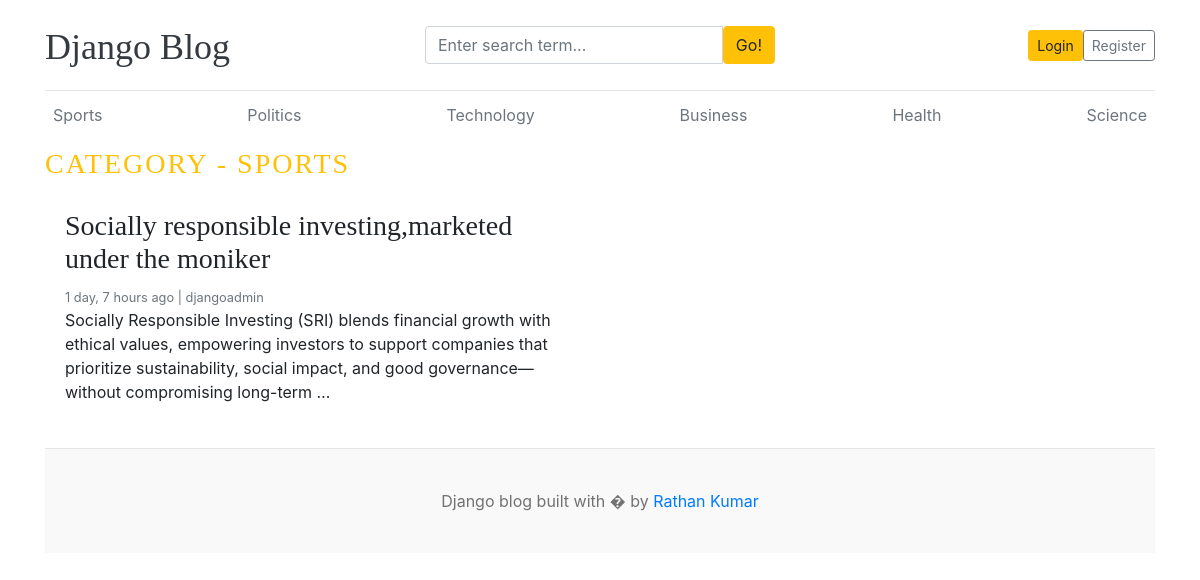
Page /category/1/ on the committed database.
### blogs/models.py (models this page shows, shortened)
class Category(models.Model):
    category_name = models.CharField(max_length=50,unique=True)
    created_at = models.DateTimeField(auto_now_add=True)
    updated_at = models.DateTimeField(auto_now=True)
    class Meta:
        verbose_name_plural = 'categories'
    def __str__(self):
        return self.category_name

class Blog(models.Model):
    title = models.CharField(max_length=100,)
    slug = models.SlugField(max_length=150,unique=True,blank=True)
    category = models.ForeignKey(Category,on_delete=models.CASCADE)
    author = models.ForeignKey(User,on_delete=models.CASCADE) # if user deleted the blog related to this user also deleted
    featured_image = models.ImageField(upload_to='uploads/%Y%m%d')
    short_description = models.TextField(max_length=500)
    blog_body = models.TextField(max_length=2000)
    status= models.CharField(max_length=20,choices=STATUS_CHOICES,default ="Draft")
    is_featured = models.BooleanField(default=False)
    created_at = models.DateTimeField(auto_now_add=True)
    updated_at = models.DateTimeField(auto_now=True)
    class Meta:
        verbose_name_plural = 'blogs'

### blogs/views.py (the view)
# urls.py: path('<int:category_id>/',views.post_by_category,name ='post_by_category')
def post_by_category(request, category_id):
    print("id", category_id)
    posts = Blog.objects.filter(status='Published', category=category_id)
    category = get_object_or_404(Category,pk=category_id)
    context = {
        'posts': posts,
        'category': category
    }
    return render(request, 'post_by_category.html', context)

### blogs/context_processors.py (called while the page is built)
def get_categories(request):
    categories = Category.objects.all()
    return dict(categories = categories)

def get_social_links(request):
    social_links = SocialLink.objects.all()
    return dict(social_links = social_links)

### templates/post_by_category.html
{% extends 'base.html' %}
{% load static %}
{% block content %}
<h3 class="text-uppercase text-warning" style="letter-spacing: 2px;">Category - {{ category }}</h3>
<div class="row mb-2">
  {% if posts %}
    {% for post in posts %}
      <div class="col-md-6">
        <div class="card border-0 mb-3">
          <div class="card-body">
            <h3>{{ post.title }}</h3>
            <small class="mb-1 text-muted">{{ post.created_at | timesince }} ago | {{ post.author }}</small>
            <p class="card-text">{{ post.short_description | truncatewords:25 }}</p>
          </div>
        </div>
      </div>
    {% endfor %}
  {% else %}
    <p>No Post Found</p>
  {% endif %}
</div>
{% endblock %}

### templates/base.html (shortened to what this page needs)
{% load static %}
<!DOCTYPE html>
<html lang="en">
<head>
    <link href="https://getbootstrap.com/docs/4.0/dist/css/bootstrap.min.css" rel="stylesheet">
    <link href="{% static 'css/blog.css' %}" rel="stylesheet">
  </head>
<body>
   <div class="container">
    <header class="blog-header py-3">
        <div class="row flex-nowrap justify-content-between align-items-center">
            <div class="col-4 pt-1">
                <a class="blog-header-logo text-dark" href="/">Django Blog</a>
            </div>
            <div class="col-md-4">
                <form action="{% url 'search' %}" method="GET">
                <div class="input-group">
                    <input class="form-control" type="text" name="keyword" value="{{keyword}}" placeholder="Enter search term..."/>
                    <button class="btn btn-warning" type="submit">Go!</button>
                </div>
                </form>
            </div>
      <div class="col-4 d-flex justify-content-end align-items-center">
        {%if not user.is_authenticated%}
        <a class="btn btn-sm btn-warning" href="{% url 'login' %}">Login</a>
        <a class="btn btn-sm btn-outline-secondary" href="{% url 'register' %}">Register</a>
        {%else%}
        <span>You are logged in as {{user}}</span>
        &emsp;
        <span><a href="{%url 'logout'%}">Logout</a></span>
        {%endif%}
      </div>
    </div>
  </header>
      <div class="nav-scroller py-1 mb-2">
        <nav class="nav d-flex justify-content-between">
          {% for cat in categories%}
          <a class="p-2 text-muted" href="{% url 'post_by_category' cat.id%}">{{cat.category_name}}</a>
          {%endfor%}
        </nav>
      </div>
{%block content%}
{%endblock%}
<footer class="blog-footer">
  <p>Django blog built with � by <a href="#">Rathan Kumar</a></p>
</footer>
</body>
</html>

### blog_main/static/css/blog.css (style rules this page uses)
.blog-header { border-bottom: 1px solid #e5e5e5; }
.blog-header-logo { font-family: "Playfair Display", Georgia, "Times New Roman", serif; font-size: 2.25rem; }
h1, h2, h3, h4, h5, h6 { font-family: "Playfair Display", Georgia, "Times New Roman", serif; }
.blog-footer { padding: 2.5rem 0; color: #727272; text-align: center; background-color: #f9f9f9; border-top: .05rem solid #e5e5e5; }
.blog-footer p:last-child { margin-bottom: 0; }

### rows in the picture
Category: category_name "Sports", category_name "SPORTS"
Category: category_name "Politics"
Category: category_name "Technology"
Category: category_name "Business"
Category: category_name "Health"
Category: category_name "Science"
Blog: title "Socially responsible investing,marketed under the moniker", created_at "1 day, 7 hours", author "djangoadmin", short_description "Socially Responsible Investing (SRI) blends financial growth with ethical values, empowering investors to support companies that prioritize sustainability, social impact, and good governance—without compromising long-term …"
